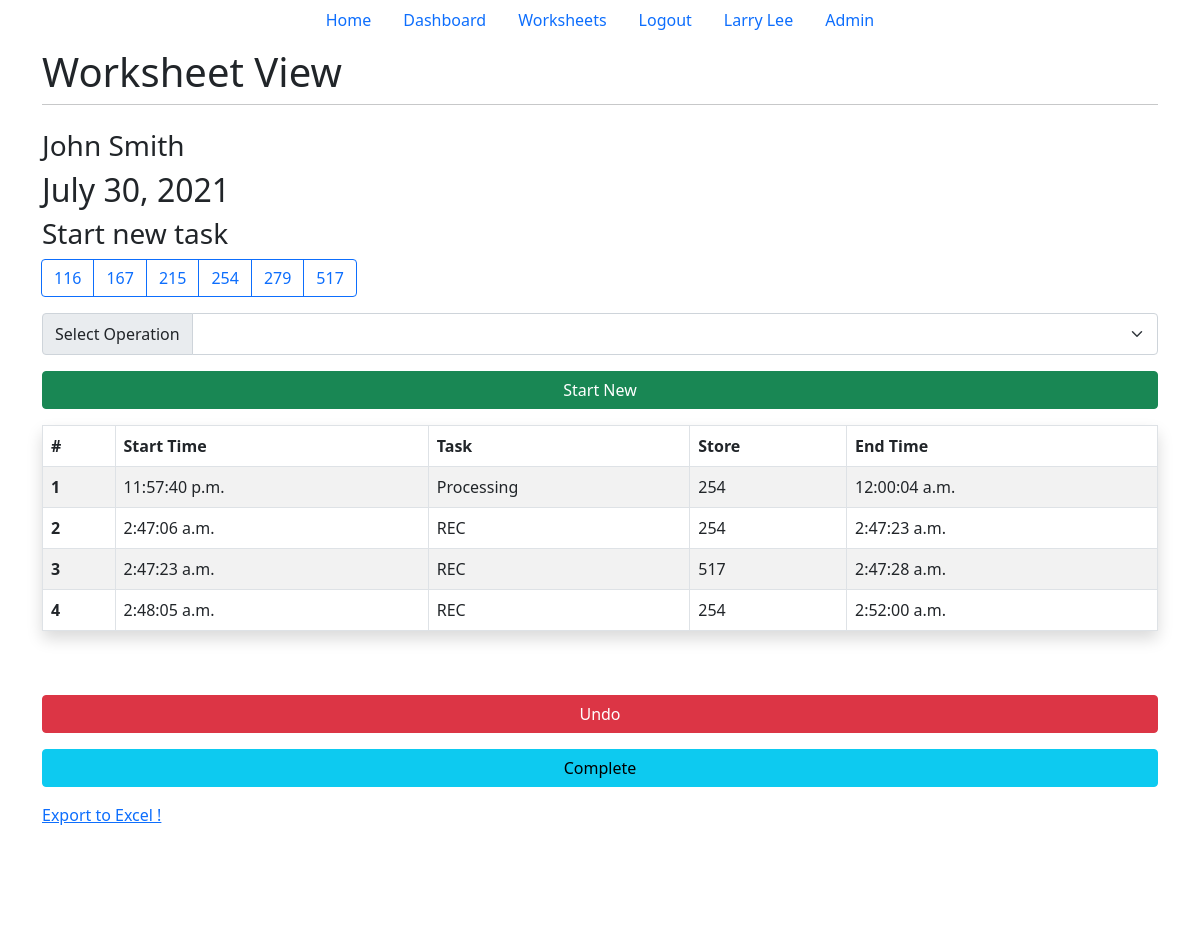
The page /tracker/10 (signed in) on the database as committed earlier.
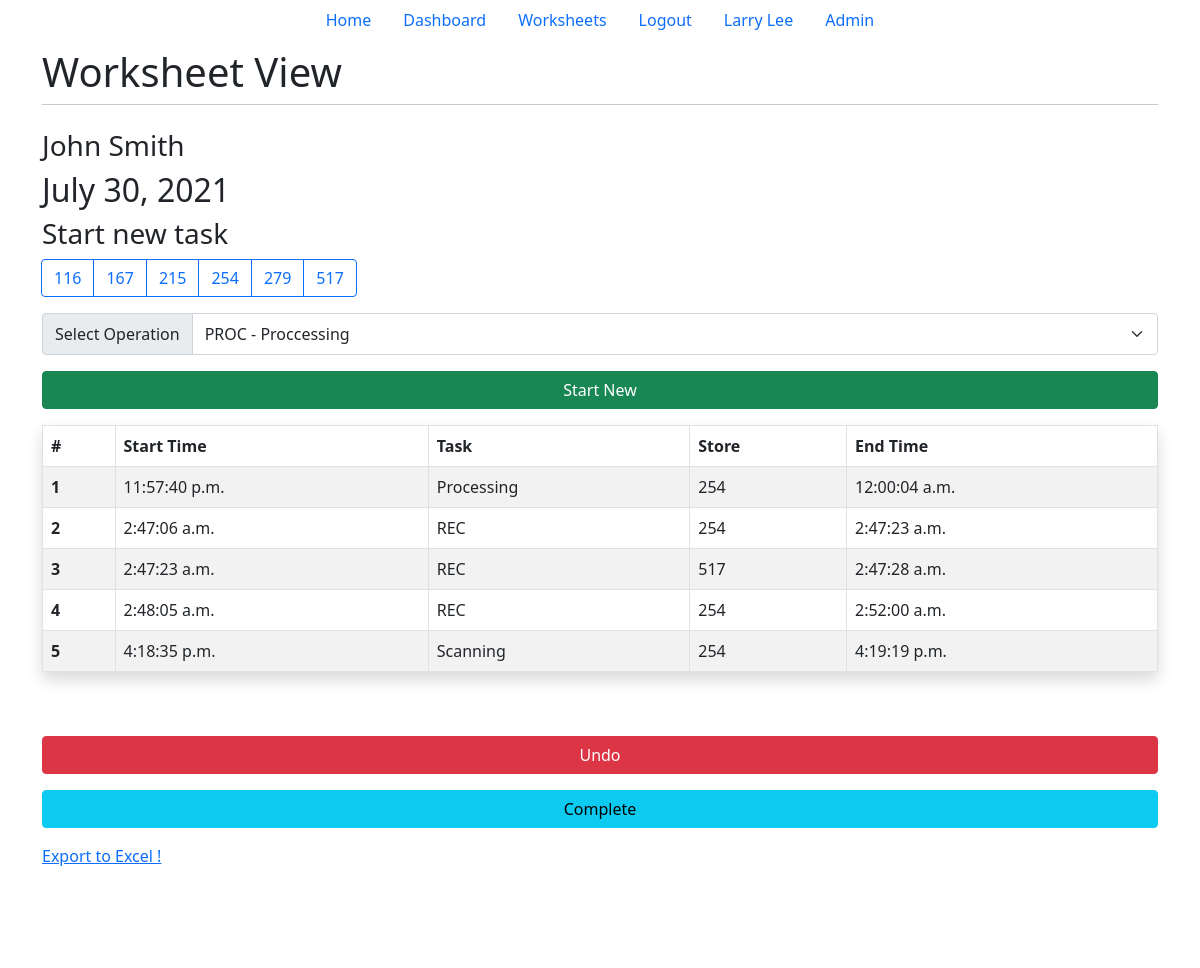
The same page on the database as committed later.
### main/models.py (models this page shows, shortened)
class Entry(models.Model):
    worksheet = models.ForeignKey(Worksheet, on_delete=models.CASCADE)
    start_time = models.TimeField(name="start_time", null=True, blank=True)
    operation = models.CharField(name="operation", max_length=10)
    store = models.IntegerField(name="store", default=116)
    end_time = models.TimeField(name="end_time", null=True, blank=True)
    class Meta:
        verbose_name = _("entry")
        verbose_name_plural = _("entries")
    def __str__(self):
        day = self.worksheet.date.strftime('%A')
        start = self.start_time.strftime('%I:%M:%S %p')
        if self.end_time == None:
            end = "None"
        else:
            end = self.end_time.strftime('%I:%M:%S %p')
        return day + "-" + str(self.store) + "-" + self.operation + "-" + start + "-" + end

class Worksheet(models.Model):
    user = models.ForeignKey(
        User, on_delete=models.CASCADE, related_name="worksheet", null=True)
    name = models.CharField(max_length=20)
    date = models.DateField(name="date", auto_now_add=True)
    stores = [
        {"name": 'Orlando',  "number": 116},
        {"name": 'LBV',      "number": 167},
        {"name": 'Vineland', "number": 215},
        {"name": 'Footwear', "number": 254},
        {"name": 'Youth',    "number": 279},
        {"name": 'Disney',   "number": 517},
    ]
    class Meta:
        verbose_name = _("Worksheet")
        verbose_name_plural = _("Worksheets")
    def get_operations(self):
        op = Operation.objects.all()
        list = []
        for item in op:
            list.append({"name":item.name, "desc":item.description})
        return list
    operations = get_operations

class Operation(models.Model):
    name = models.CharField(name="name", max_length=30)
    description = models.CharField(name="description", max_length=30)
    class Meta:
        verbose_name = _("Operation")
        verbose_name_plural = _("Operations")

### tracker/views.py (the view, shortened to what this page needs)
# urls.py: path('tracker/<int:id>', tv.tracker, name="tracker"),
def tracker(response, id):
    try:
        ws = Worksheet.objects.get(id=id)
    except (Worksheet.DoesNotExist, AttributeError) as e:
        print(e)
        return HttpResponseRedirect('/')
    if (get_view_flag(response, ws)):
        response.session['ws'] = id
        return render(response, 'tracker/tracker.html', {"ws": ws})
    return render(response, "worksheets.html", {"ws": ws})

### tracker/views.py (called while the page is built)
def get_view_flag(response, ws):
    if response.user.is_superuser:
        return True
    if ws in response.user.worksheet.all():
        return True
    return False

### tracker/templates/tracker/tracker.html (shortened to what this page needs)
{% extends 'base.html' %}
{% load tz %}
{% block title2 %}Worksheet View{% endblock title2 %}
{% block content %}
{% if user.is_authenticated %}
<h3>{{ws.name}}</h3>
<h2>{{ws.date}}</h2>
<h3>Start new task</h3>
<div class="d-grid gap-3">
    <form method="post" action="#" , class="form-group">
        <div class="d-grid gap-3">
            <div class="btn-group-lg gap-3 me-1" role="toolbar" aria-label="Toolbar with button groups">
                <div class="btn-group" role="group" aria-label="Basic radio toggle button group">
                    {% for item in ws.stores %}
                    <label class="btn btn-outline-primary" for="btnradio{{forloop.counter}}">{{item.number}}</label>
                    {% endfor %}
                </div>
            </div>
            <div class="input-group">
                <div class="input-group-text" id="btnGroupAddon">Select Operation</div>
                <select class="form-select form-control-lg" name="operation_list" aria-describedby="btnGroupAddon"
                    required>
                    {% for item in ws.operations %}
                    <option value={{item.name}}>{{item.name}} - {{item.desc}}</option>
                    {% endfor %}
                </select>
            </div>
            <div class="d-grid gap-3">
                <button class="btn btn-success" type="submit" name="start_new" , value="start_new">Start New</button>
            </div>
        </div>
    </form>
    <table class="table table-striped table-hover table-bordered shadow p-3 mb-5 bg-body rounded">
        <thead>
            <tr>
                <th scope="col">#</th>
                <th scope="col">Start Time</th>
                <th scope="col">Task</th>
                <th scope="col">Store</th>
                <th scope="col">End Time</th>
            </tr>
        </thead>
        <tbody>
            {% for entry in ws.entry_set.all %}
            <tr>
                <th scope="row">{{forloop.counter}}</th>
                <td colspan="1">{{entry.start_time}}</td>
                <td colspan="1">{{entry.operation}}</td>
                <td colspan="1">{{entry.store}}</td>
                <td colspan="1">{{entry.end_time}}</td>
            </tr>
            {% endfor %}
        </tbody>
    </table>
    <button type="button" class="btn btn-danger" data-bs-toggle="modal" data-bs-target="#undo_button">
        Undo
    </button>
    <form method="post" action="#" , class="form-group">
        <div class="d-grid gap-3">
            <button class="btn btn-info" type="submit" name="complete" , value="complete">Complete</button>
        </div>
    </form>
    <a href="/export">Export to Excel !</a>
</div>
{% endif %}
{% endblock content %}

Rows that differ between the two databases and show on the page:
shown differently, row unchanged: Worksheet "John Smith": operation_list (not shown) → "PROC - Proccessing"
added Entry: start_time "4:18:35 p.m.", operation "Scanning", store "254", end_time "4:19:19 p.m."
